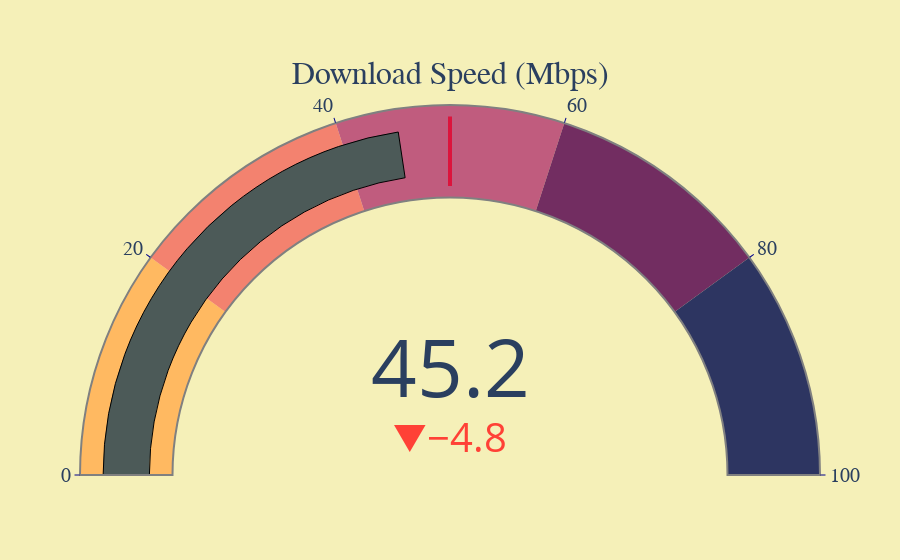

Source (notebook cell):
### Code cell
#%% Visualize the results using plotly gauge chart

# Plotly documentation for gauge chart: https://plotly.com/python/reference/indicator/
# Color palette: https://color-hex.org/color-palettes/192

fig = go.Figure(go.Indicator(
    name = "Speed Test Gauge",
    domain = {'x': [0, 1], 'y': [0, 1]},
    value = down_result/(1024*1024),
    mode = "gauge+number+delta",
    title = {'text': "Download Speed (Mbps)", 'font':{'family':"serif", 'size':32}, 'align':"center"},
    delta = {'reference': 50},  #I set the reference according to my ISP
    gauge = {'axis': {'range': [None, 100],'tickcolor':'darkblue','tickfont':{'family':"sans-serif", 'size':20}, 'tickwidth':1},
             'bar': {'color':"#4c5a58",'line':{'color':'black', 'width':1}},
             'borderwidth': 2,
             'bordercolor': "gray",
             'shape':'angular', #( "angular" | "bullet" )
             'steps' : [
                 {'range': [0, 20], 'color': "#ffb961"},
                 {'range': [20, 40], 'color': "#f3826f"},
                 {'range': [40, 60], 'color': "#c05c7e"},
                 {'range': [60, 80], 'color': "#722d61"},
                 {'range': [80, 100], 'color': "#2d3561"}],
             'threshold' : {'line': {'color': "crimson", 'width': 4}, 'thickness': 0.75, 'value': 50}}))

fig.update_layout(paper_bgcolor = "#f5f0b8")
#fig.show()

### Figure 1 — Plotly figure (JSON) as saved in the notebook; plotly's stock layout.template omitted (floating-point values rounded to 4 significant figures)
{"data": [{"delta": {"reference": 50}, "domain": {"x": [0, 1], "y": [0, 1]}, "gauge": {"axis": {"range": [null, 100], "tickcolor": "darkblue", "tickfont": {"family": "sans-serif", "size": 20}, "tickwidth": 1}, "bar": {"color": "#4c5a58", "line": {"color": "black", "width": 1}}, "bordercolor": "gray", "borderwidth": 2, "shape": "angular", "steps": [{"color": "#ffb961", "range": [0, 20]}, {"color": "#f3826f", "range": [20, 40]}, {"color": "#c05c7e", "range": [40, 60]}, {"color": "#722d61", "range": [60, 80]}, {"color": "#2d3561", "range": [80, 100]}], "threshold": {"line": {"color": "crimson", "width": 4}, "thickness": 0.75, "value": 50}}, "mode": "gauge+number+delta", "name": "Speed Test Gauge", "title": {"align": "center", "font": {"family": "serif", "size": 32}, "text": "Download Speed (Mbps)"}, "type": "indicator", "value": 45.23}], "layout": {"paper_bgcolor": "#f5f0b8"}}
